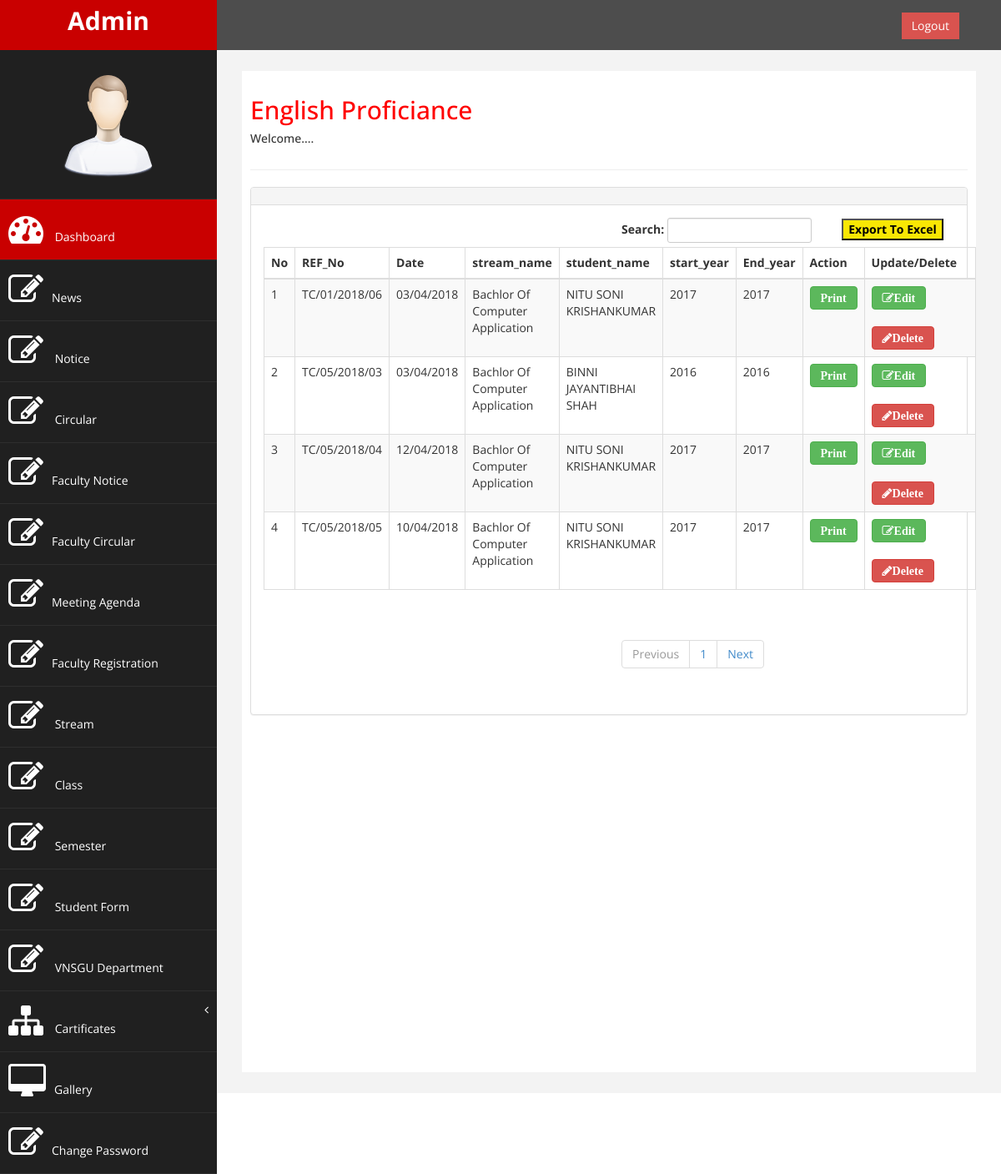
Page /admin/viewenglishproficiance.php (signed in) on the committed database.
### tables this page shows
CREATE TABLE `eng_proficiency` (
  `eng_proficiency_id` int(11) NOT NULL,
  `ref_no` varchar(50) DEFAULT NULL,
  `date` varchar(20) DEFAULT NULL,
  `stream_name` varchar(200) DEFAULT NULL,
  `student_id` varchar(200) DEFAULT NULL,
  `start_year` varchar(30) DEFAULT NULL,
  `end_year` varchar(30) DEFAULT NULL
);

CREATE TABLE `student_detail` (
  `student_id` int(11) NOT NULL,
  `name` varchar(50) DEFAULT NULL,
  `address` varchar(100) DEFAULT NULL,
  `city` varchar(30) DEFAULT NULL,
  `pin` int(11) DEFAULT NULL,
  `mobile` bigint(20) DEFAULT NULL,
  `email` varchar(35) DEFAULT NULL,
  `dob` date NOT NULL,
  `stream_id` int(11) DEFAULT NULL,
  `class_id` int(11) DEFAULT NULL
);

### admin/viewenglishproficiance.php (the view, shortened to what this page needs)
<?php
$servername = "localhost";
$username = "root";
$password = "";
$dbname = "oas";
$conn = new mysqli($servername, $username, $password, $dbname);
?>
<!DOCTYPE html PUBLIC "-//W3C//DTD XHTML 1.0 Transitional//EN" "http://www.w3.org/TR/xhtml1/DTD/xhtml1-transitional.dtd">
<html xmlns="http://www.w3.org/1999/xhtml">
<head>
</head>
<body>
<?php include 'header1.php';?>
<div id="page-wrapper" >
            <div id="page-inner">
                <div class="row">
                    <div class="col-md-12">
                     <h2>English Proficiance </h2>
                        <h5>Welcome.... </h5>
                    </div>
                </div>
                 <hr />
          <div class="row">
                <div class="col-md-12">
                    <div class="panel panel-default">
                        <div class="panel-heading">
                        </div>
                        <div class="panel-body">
                            <div class="table-responsive">
                                <div id="dataTables-example_wrapper" class="dataTables_wrapper form-inline" role="grid"><div class="row"><div class="col-sm-6"><div class="dataTables_length" id="dataTables-example_length"></div></div><div class="col-sm-6"><div id="dataTables-example_filter" class="dataTables_filter"><label>Search:&nbsp;<input type="search" class="form-control input-sm" aria-controls="dataTables-example" onKeyUp="aa();" id="sea">&nbsp;&nbsp;&nbsp;&nbsp;&nbsp;&nbsp;&nbsp;&nbsp;&nbsp;&nbsp;<button style="background:#F9E704"><a href="exportenglishproficiency.php"><font color="#000000">Export To Excel</font></a></button></div></div></div><div id="data"><table class="table table-striped table-bordered table-hover dataTable no-footer" id="dataTables-example" aria-describedby="dataTables-example_info">
                                    <thead>
                                        <tr role="row"><th class="sorting_asc" tabindex="0" aria-controls="dataTables-example" rowspan="1" colspan="1" aria-sort="ascending" aria-label="Rendering engine: activate to sort column ascending" style="width: 200px;">No</th><th class="sorting_asc" tabindex="0" aria-controls="dataTables-example" rowspan="1" colspan="1" aria-sort="ascending" aria-label="Rendering engine: activate to sort column ascending" style="width: 200px;">REF_No</th><th class="sorting" tabindex="0" aria-controls="dataTables-example" rowspan="1" colspan="1" aria-label="Browser: activate to sort column ascending" style="width: 292px;">Date</th><th class="sorting" tabindex="0" aria-controls="dataTables-example" rowspan="1" colspan="1" aria-label="Browser: activate to sort column ascending" style="width: 292px;">stream_name</th><th class="sorting" tabindex="0" aria-controls="dataTables-example" rowspan="1" colspan="1" aria-label="Browser: activate to sort column ascending" style="width: 292px;">student_name</th><th class="sorting" tabindex="0" aria-controls="dataTables-example" rowspan="1" colspan="1" aria-label="Browser: activate to sort column ascending" style="width: 292px;">start_year</th><th class="sorting" tabindex="0" aria-controls="dataTables-example" rowspan="1" colspan="1" aria-label="Browser: activate to sort column ascending" style="width: 292px;">End_year</th><th class="sorting" tabindex="0" aria-controls="dataTables-example" rowspan="1" colspan="1" aria-label="Browser: activate to sort column ascending" style="width: 292px;">Action</th><th class="sorting" tabindex="0" aria-controls="dataTables-example" rowspan="1" colspan="1" aria-label="Browser: activate to sort column ascending" style="width: 292px;">Update/Delete</th></tr>
                                    </thead>
                                    <tbody>
                                    <?php
									                                        $record_per_page=10;
$page='';
if(isset($_GET["page"]))
{
	$page=$_GET["page"];
}
else
{
	$page=1;
}
$start_from=($page-1)*$record_per_page;
                                        $ret="select a.eng_proficiency_id,b.name,a.ref_no,a.date,a.stream_name,a.start_year,a.end_year from eng_proficiency a,student_detail b  where a.student_id=b.student_id order by eng_proficiency_id ASC LIMIT $start_from,$record_per_page";
$stmt = $conn->prepare($ret) ;
$stmt->execute() ;
$res=$stmt->get_result();
$cnt=1;
while($row=$res->fetch_object())
	  {
	  	?>
                                    <tr class="gradeA odd">
                                            <td class="sorting_1"><?php echo $cnt;;?></td>
                                            <td class=" "><?php echo $row->ref_no;?></td>
                                            <td class=" "><?php echo $row->date;?></td>
                                            <td class=" "><?php echo $row->stream_name;?></td>
                                            <td class=" "><?php echo $row->name;?></td>
                                            <td class=" "><?php echo $row->start_year;?></td>
                                            <td class=" "><?php echo $row->end_year;?></td>
                                             <td><a href="engdesign.php?eng_proficiency_id=<?php echo $row->eng_proficiency_id;?>" class="btn btn-success fa "><b>Print</b></a></td>
                                            <td><a href="updateenglish_proficiance.php?eng_proficiency_id=<?php echo $row->eng_proficiency_id;?>" class="btn btn-success fa fa-edit"><b>Edit</b></a>
<a href="viewenglishproficiance.php?del=<?php echo $row->eng_proficiency_id;?>" class="btn btn-danger fa fa-pencil" onclick="return confirm('Do you want to delete');"><b>Delete</b></a></td>
                                        </tr>
                                        <?php $cnt=$cnt+1; }?>
                                        </tbody>
                                </table></div><div class="row"><div class="col-sm-6">
							</div><div class="col-sm-6">
                           <div class="pagination">
		<?php
		$page_query="select * from eng_proficiency ORDER BY eng_proficiency_id ASC";
		$page_result=mysqli_query($conn,$page_query);
		$total_records=mysqli_num_rows($page_result);
		$total_pages=ceil($total_records/$record_per_page);
		$pagLink = "<nav><ul class='pagination'><li class='paginate_button previous disabled' aria-controls='dataTables-example' tabindex='0' id='dataTables-example_previous'><a href='#'>Previous</a></li>";
		for($i=1;$i<=$total_pages;$i++)
		{
			 $pagLink .= "<li class='paginate_button' aria-controls='dataTables-example' tabindex='0'><a href='viewenglishproficiance.php?page=".$i."'>".$i."</a></li>";
		};
		echo $pagLink . "<li class='paginate_button next' aria-controls='dataTables-example' tabindex='0' id='dataTables-example_next'><a href='viewenglishproficiance.php?page=".$i."'>Next</a></li></ul></nav>";
		?>
							</div>
	</div>
							</div>
						</div>
	 </div>
                    </div>
                </div>
            </div>
                </div>
            </div>
<?php include 'footer1.php';?>
</body>
</html>

### admin/assets/css/custom.css (style rules this page uses)
body { font-family: 'Open Sans', sans-serif; }
#page-wrapper { padding: 15px 15px; min-height: 600px; background:#F3F3F3; }
#page-inner { width:100%; margin:10px 20px 10px 0px; background-color:#fff!important; padding:10px; min-height:1200px; }
h2 { color: #f00; }
@media (min-width:768px) { #page-wrapper { margin: 0 0 0 260px; padding: 15px 30px; min-height: 1200px; } }

### rows in the picture
eng_proficiency: ref_no "TC/01/2018/06", date "03/04/2018", stream_name "Bachlor Of Computer Application", student.name "NITU SONI KRISHANKUMAR", start_year "2017", end_year "2017"
eng_proficiency: ref_no "TC/05/2018/03", date "03/04/2018", stream_name "Bachlor Of Computer Application", student.name "BINNI JAYANTIBHAI SHAH", start_year "2016", end_year "2016"
eng_proficiency: ref_no "TC/05/2018/04", date "12/04/2018", stream_name "Bachlor Of Computer Application", student.name "NITU SONI KRISHANKUMAR", start_year "2017", end_year "2017"
eng_proficiency: ref_no "TC/05/2018/05", date "10/04/2018", stream_name "Bachlor Of Computer Application", student.name "NITU SONI KRISHANKUMAR", start_year "2017", end_year "2017"
